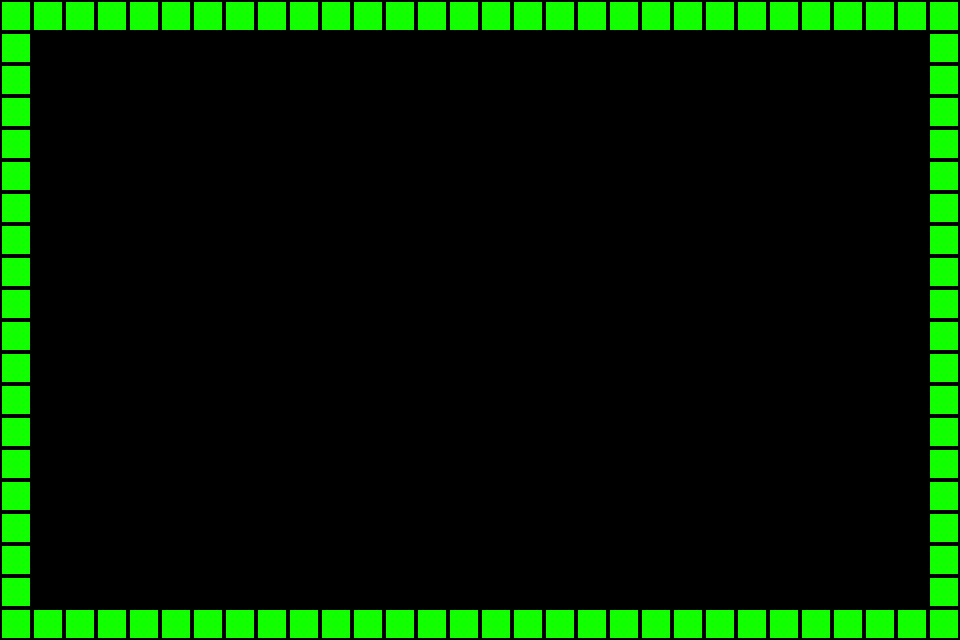

The image is a tile-based game level rendered from a .tmx file. Its description and source (layers, tilesets, objects; grid data summarised) follow:
An orthogonal 30x20 tile map with 32x32 px tiles, 1 tile layer (Tile Layer 1) and 8 objects (4x powerChip, launcher, negativePole, shutDownSite, positivePole).

<map version="1.0" orientation="orthogonal" width="30" height="20" tilewidth="32" tileheight="32">
 <tileset firstgid="1" name="tilemap-hd" tilewidth="32" tileheight="32">
  <image source="tilemap-hd.png" width="64" height="64" />
  <tile id="0">
   <properties>
    <property name="Collidable" value="True" />
    <property name="Color" value="Blue" />
   </properties>
  </tile>
  <tile id="1">
   <properties>
    <property name="Collidable" value="True" />
    <property name="Color" value="Purple" />
   </properties>
  </tile>
  <tile id="2">
   <properties>
    <property name="Collidable" value="True" />
    <property name="Color" value="Green" />
   </properties>
  </tile>
  <tile id="3">
   <properties>
    <property name="Collidable" value="True" />
    <property name="Color" value="Yellow" />
   </properties>
  </tile>
 </tileset>
 <layer name="Tile Layer 1" width="30" height="20">
  <data>[600 cells, 96 non-empty, 1 distinct tile ids]</data>
 </layer>
 <objectgroup name="Object Layer 1" width="30" height="20">
  <object name="Launcher" type="launcher" x="96" y="544">
   <properties>
    <property name="direction" value="up" />
   </properties>
  </object>
  <object name="Pole" type="negativePole" x="864" y="544" />
  <object name="Site" type="shutDownSite" x="864" y="96" />
  <object name="Pole" type="positivePole" x="96" y="96" />
  <object name="c" type="powerChip" x="256" y="448" />
  <object name="c" type="powerChip" x="576" y="256" />
  <object name="c" type="powerChip" x="736" y="160" />
  <object name="c" type="powerChip" x="416" y="352" />
 </objectgroup>
</map>
